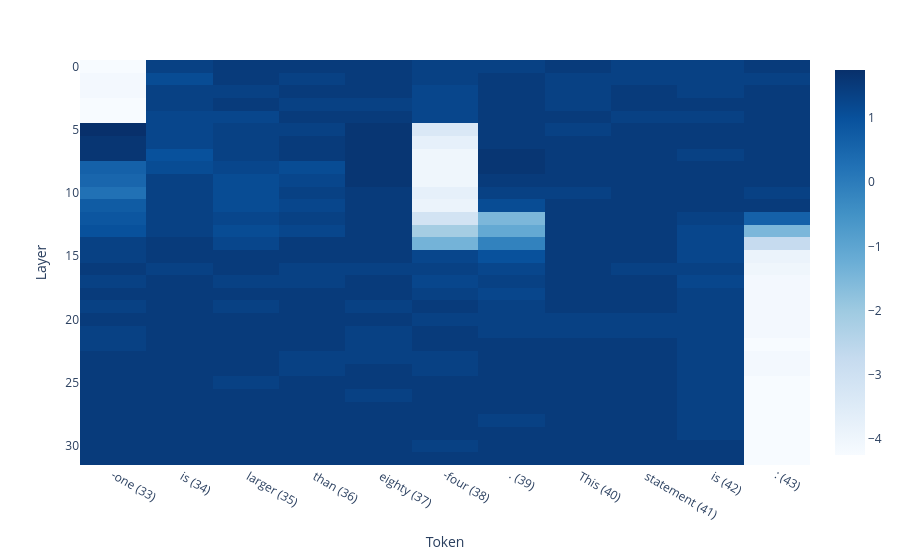

The notebook cell this image was saved under:
### Code cell
model = LanguageModel(config[model]['weights_directory'])

with open('experimental_outputs/patching_results.json', 'r') as f:
    out = json.load(f)[-1]
false_prompt = out['false_prompt']
logit_diffs = out['logit_diffs']
n_toks = len(logit_diffs)
model_name = out['model']

# transpose logit_diffs
logit_diffs = [[logit_diffs[i][j] for i in range(0, len(logit_diffs))[::-1]] for j in range(len(logit_diffs[0]))]
probs = [[1 / (1 + np.exp(-logit)) for logit in layer] for layer in logit_diffs]

token_ids = model.tokenizer(false_prompt)['input_ids']
tokens = [
    model.tokenizer.decode([token_id]) + f" ({idx})" for idx, token_id in enumerate(token_ids)
]
tokens = tokens[-n_toks:]

fig = px.imshow(
    logit_diffs,
    x=tokens,
    labels=dict(x="Token", y="Layer"),
    color_continuous_scale='blues',
)
fig.show()

### Figure 1 — Plotly figure (JSON) as saved in the notebook; plotly's stock layout.template omitted (floating-point values rounded to 4 significant figures; data arrays with more than 128 entries replaced by an {"elided": "..."} marker saying what was removed)
{"data": [{"coloraxis": "coloraxis", "hovertemplate": "Token: %{x}<br>Layer: %{y}<br>color: %{z}<extra></extra>", "name": "0", "type": "heatmap", "x": ["-one (33)", " is (34)", " larger (35)", " than (36)", " eighty (37)", "-four (38)", ". (39)", " This (40)", " statement (41)", " is (42)", ": (43)"], "xaxis": "x", "yaxis": "y", "z": {"elided": "32x11 float values"}}], "layout": {"coloraxis": {"colorscale": [[0, "rgb(247,251,255)"], [0.125, "rgb(222,235,247)"], [0.25, "rgb(198,219,239)"], [0.375, "rgb(158,202,225)"], [0.5, "rgb(107,174,214)"], [0.625, "rgb(66,146,198)"], [0.75, "rgb(33,113,181)"], [0.875, "rgb(8,81,156)"], [1, "rgb(8,48,107)"]]}, "margin": {"t": 60}, "xaxis": {"anchor": "y", "constrain": "domain", "domain": [0, 1], "scaleanchor": "y", "title": {"text": "Token"}}, "yaxis": {"anchor": "x", "autorange": "reversed", "constrain": "domain", "domain": [0, 1], "title": {"text": "Layer"}}}}
